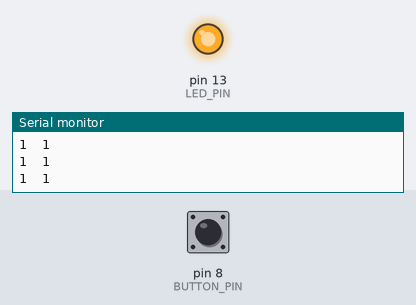
This sketch was run on a simulated Arduino Uno, built with avr-gcc and run on an emulated ATmega328P. Shown: output pins drawn as LEDs (lit = HIGH), the last lines printed to the serial monitor. The test bench sets the inputs (shaded band); at power-on: pin 8 (BUTTON_PIN) HIGH.

Above: at 1.2 s.
1.3 s: pin 8 (BUTTON_PIN) pulled LOW for 0.15 s
At 2.5 s:
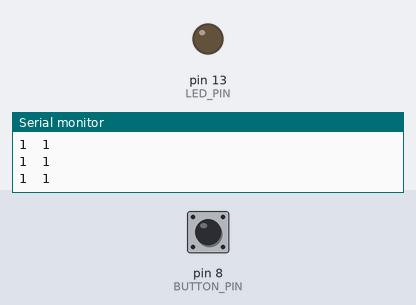
2.9 s: pin 8 (BUTTON_PIN) pulled LOW for 1 s
At 3.9 s:
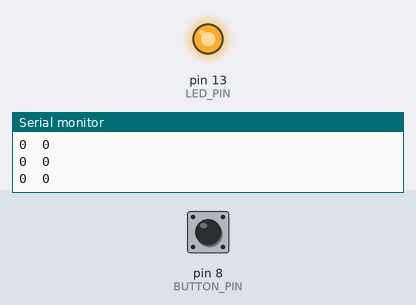
5.4 s: pin 8 (BUTTON_PIN) pulled LOW for 3.2 s
At 5.8 s:
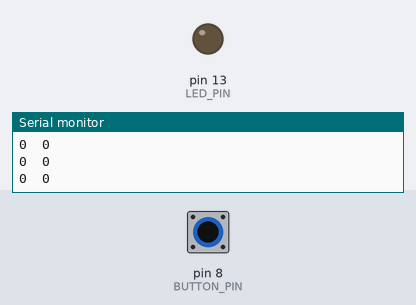
Timing chart, 0 to 8.4 s (numbered marks = the images above; inputs shaded):
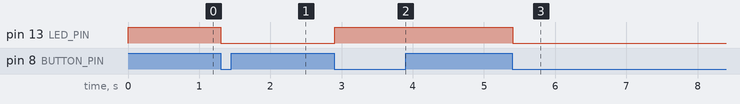

The sketch:

ButtonDebounce.ino
```cpp
/*
 * Debouncing a button.
 */

// Button must be stable for this many milliseconds before a state change is recognised.
#define DEBOUNCE_DELAY 2

#define BUTTON_PIN 8
#define LED_PIN 13

void setup()
{
   Serial.begin(9600);
   pinMode(BUTTON_PIN, INPUT_PULLUP);
   pinMode(LED_PIN, OUTPUT);
   digitalWrite(LED_PIN, LOW);
}

int debouncedButtonState = 0;
int lastButtonState = 0;
long lastBounceTime = millis();

int getDebouncedSwitch() {
  int buttonState = digitalRead(BUTTON_PIN);

  // If the switch state changed, due to noise or pressing, reset the debounce timer.
  if (buttonState != lastButtonState) {
    lastBounceTime = millis();
  }

  // If the same switch state has been there for longer than the debounce
  // delay, take it as the actual current state.
  if ((millis() - lastBounceTime) > DEBOUNCE_DELAY) {
      debouncedButtonState = buttonState;
  }

  lastButtonState = buttonState;
  return debouncedButtonState;
}

long time = millis();
int wasPressed = 1; // 0 = button pressed, 1 = button not pressed
uint8_t ledState = LOW;

void loop()
{
  int raw = digitalRead(BUTTON_PIN);
  int pressed = getDebouncedSwitch();

  if (millis() - time > 10) { // arbitrary delay to limit data to serial port
    Serial.print(raw);
    Serial.print("\t");
    Serial.println(pressed);

    time = millis();
  }

   // If the switch was newly pressed (active low), toggle the LED
  if (pressed == 0 && wasPressed == 1) {
    ledState = (ledState == LOW) ? HIGH : LOW;
  }

  wasPressed = pressed; // remember button state
  digitalWrite(LED_PIN, ledState);
}
```

Measured:
- after the input at 1.3 s, pin 13 (LED_PIN): HIGH → LOW at once
- after the input at 2.9 s, pin 13 (LED_PIN): LOW → HIGH at once
- after the input at 5.4 s, pin 13 (LED_PIN): HIGH → LOW at once
